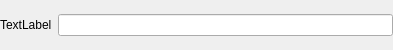
<?xml version="1.0" encoding="UTF-8"?>
<ui version="4.0">
 <class>_widget_top</class>
 <widget class="QWidget" name="_widget_top">
  <property name="geometry">
   <rect>
    <x>0</x>
    <y>0</y>
    <width>393</width>
    <height>50</height>
   </rect>
  </property>
  <property name="minimumSize">
   <size>
    <width>300</width>
    <height>20</height>
   </size>
  </property>
  <property name="windowTitle">
   <string>Param string</string>
  </property>
  <layout class="QVBoxLayout" name="verticalLayout">
   <property name="leftMargin">
    <number>0</number>
   </property>
   <property name="topMargin">
    <number>0</number>
   </property>
   <property name="rightMargin">
    <number>0</number>
   </property>
   <property name="bottomMargin">
    <number>0</number>
   </property>
   <item>
    <layout class="QHBoxLayout" name="_layout_h" stretch="0,0">
     <item>
      <widget class="QLabel" name="_paramname_label">
       <property name="text">
        <string>TextLabel</string>
       </property>
      </widget>
     </item>
     <item>
      <widget class="QLineEdit" name="_paramval_lineedit">
       <property name="minimumSize">
        <size>
         <width>30</width>
         <height>20</height>
        </size>
       </property>
      </widget>
     </item>
    </layout>
   </item>
  </layout>
 </widget>
 <resources/>
 <connections/>
</ui>
